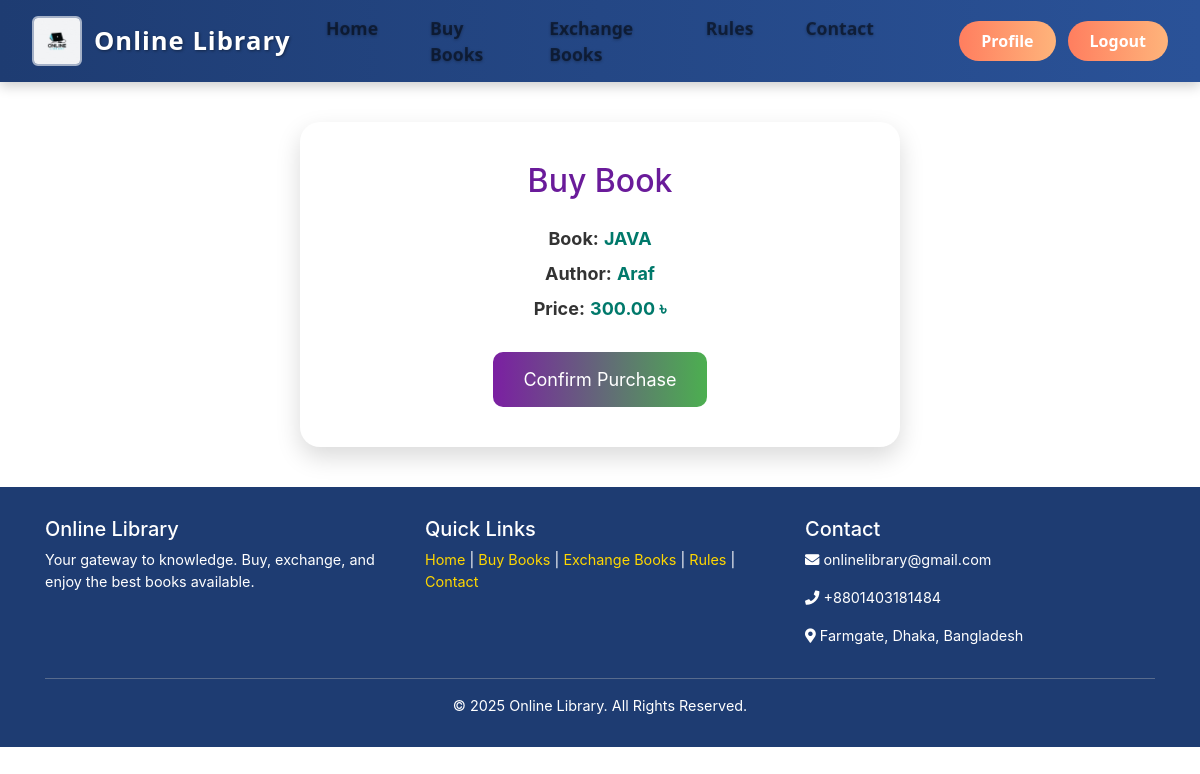
Screenshot of /sell/buy/1/ (signed in) with the database file from the repository.
### sell_books/models.py (models this page shows, shortened)
class SellBook(models.Model):
    name = models.CharField(max_length=100, unique=True, blank=True, null=True)
    booktype = models.ForeignKey(BookType, on_delete=models.CASCADE)
    author = models.CharField(max_length=100, blank=True, null=True)
    price = models.DecimalField(max_digits=8, decimal_places=2)
    image = models.ImageField(upload_to='sell_book_images/', blank=True, null=True)

### sell_books/views.py (the view)
# urls.py: path('sell/buy/<int:book_id>/', views.buy_book_view, name='buy-book'),
def buy_book_view(request, book_id):
    book = get_object_or_404(SellBook, id=book_id)
    if request.method == 'POST':
        return redirect('buy-success', buy_id=book.id)
    return render(request, 'sellbooks/sellbooks.html', {'book': book})

### template/sellbooks/sellbooks.html (shortened to what this page needs)
{% extends "users/base.html" %}
{% block content %}
<div class="buy-container">
  <h2>Buy Book</h2>
  <div class="book-details">
    <p><strong>Book:</strong> <span>{{ book.name }}</span></p>
    <p><strong>Author:</strong> <span>{{ book.author }}</span></p>
    <p><strong>Price:</strong> <span>{{ book.price }} ৳</span></p>
  </div>
  <form method="post">
    <button type="submit">Confirm Purchase</button>
  </form>
</div>
{% endblock %}

### template/sellbooks/sellbooks.html (style rules this page uses)
.buy-container { max-width: 600px; margin: 40px auto; padding: 40px 50px; background-color: #fff; border-radius: 20px; box-shadow: 0 10px 25px rgba(0, 0, 0, 0.15); transition: transform 0.3s ease; }
.buy-container h2 { font-size: 32px; text-align: center; color: #6a1b9a; margin-bottom: 25px; }
.book-details { text-align: center; margin-bottom: 30px; }
.book-details p { font-size: 18px; margin: 8px 0; color: #333; }
.book-details span { color: #00796b; font-weight: bold; }
form { display: flex; flex-direction: column; align-items: center; }
button { padding: 14px 30px; background: linear-gradient(to right, #7b1fa2, #4caf50); color: #fff; font-size: 18px; border: none; border-radius: 10px; cursor: pointer; transition: background 0.3s ease, transform 0.2s ease; }

### rows the page displays
SellBook: name "JAVA", author "Araf", price "300.00"
